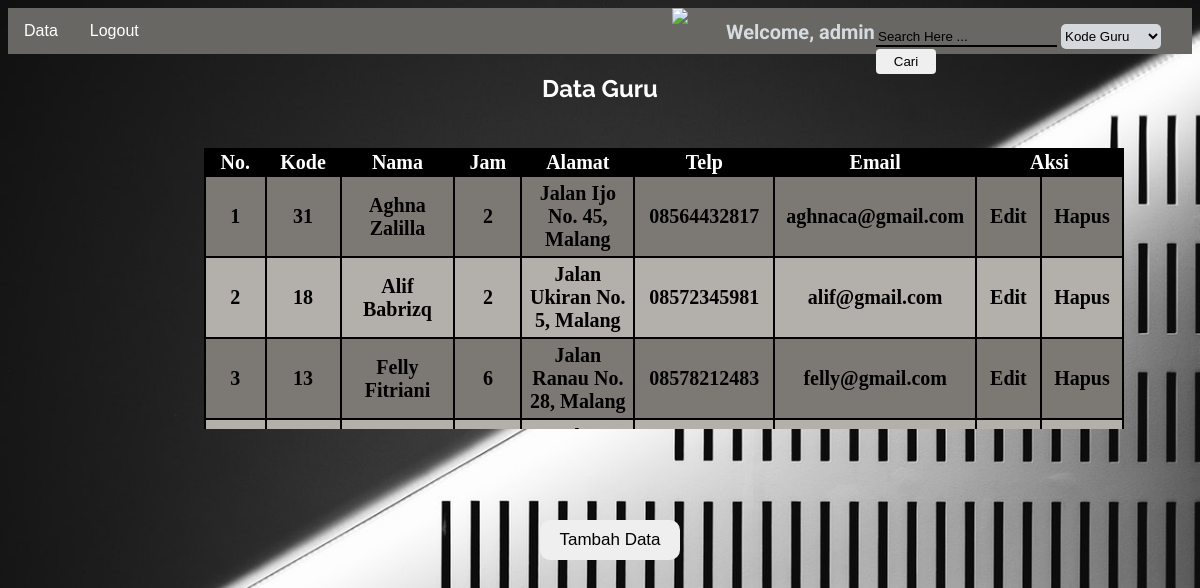
Page /guru/read.php (signed in) on the committed database.
### tables this page shows
CREATE TABLE `t_guru` (
  `kode_guru` int(3) NOT NULL,
  `nama_guru` varchar(100) DEFAULT NULL,
  `jumlah_jam` int(2) DEFAULT NULL,
  `alamat` text,
  `telp` varchar(15) DEFAULT NULL,
  `email` varchar(50) DEFAULT NULL
);

### guru/read.php (the view, shortened to what this page needs)
<?php
include '../connect.php';
$nama = $_SESSION['user'];
$query = "SELECT * FROM t_guru
          ORDER BY (nama_guru)";
$result = mysqli_query($connect,$query);
$num = mysqli_num_rows ($result);
 ?>
<!DOCTYPE html>
<html>
  <head>
    <link rel="stylesheet" href="../css/master.css?v=1.1">
  </head>
  <body>
    <div class="navbar">
      <img src="../img/logo sekolah.png">
        <div class="dropdown">
          <button class="dropbtn">Data
          </button>
  </div>
  <a href="../login/logout.php" name='logout'>Logout</a>
  <h3 class="head">Welcome, <?php echo $nama; ?></h3>
</div>
  <form action="search.php" method="get" class="search">
    <input class="cari" type="search" name="cari" placeholder="Search Here ...">
    <select name="kategori" class="caribox">
      <option value="kode_guru">Kode Guru</option>
    </select>
    <input class="sumbit" id="src" type="submit" value="Cari" onclick="return validasiCari()">
  </form>
  <div class="wrapper">
    <h2>Data Guru</h2>
    <table class="guru">
      <thead class="tguru">
      <tr>
        <th>No.</th>
        <th>Kode</th>
        <th>Nama</th>
        <th>Jam</th>
        <th>Alamat</th>
        <th>Telp</th>
        <th>Email</th>
        <th colspan="2">Aksi</th>
      </tr>
      </thead>
      <?php
      if ($num > 0) {
        $no = 1;
        while ($data = mysqli_fetch_assoc($result)) {
          echo "<tbody class='bguru'>";
          echo "<tr>";
          echo "<td>". $no . "</td>";
          echo "<td>" . $data['kode_guru'] . "</td>";
          echo "<td>" . $data['nama_guru'] . "</td>";
          echo "<td>" . $data['jumlah_jam']. "</td>";
          echo "<td>" . $data['alamat'] . "</td>";
          echo "<td>" . $data['telp'] . "</td>";
          echo "<td>" . $data['email'] . "</td>";
          echo "<td><a href ='form-update.php?kode_guru=" . $data['kode_guru'] . "' class='edit'>Edit </a></td>";
          echo "<td><a href = 'delete.php?kode_guru=".$data['kode_guru']."'onclick='return confirm(\" Apakah Anda yakin ingin menghapus data?\")'class='hapu'>Hapus</a></td>";
          echo "</tr>";
          echo "</tbody>";
          $no++;
        }
      }
      else {
        echo "<tr> <td colspan='7'> Tidak ada data </td></tr>";
      }
      ?>
    </table>
      <br>
      <form action="../guru/form-create.php" method="post">
        <input type="submit" name="tambah" value="Tambah Data" class="submetlol">
      </form>
      </div>
  </body>
</html>

### css/master.css (style rules this page uses)
.navbar { overflow: hidden; background-color: #696764; font-family: Arial; }
.navbar a { float: left; font-size: 16px; color: white; text-align: center; padding: 14px 16px; text-decoration: none; }
.dropdown { float: left; overflow: hidden; }
.dropdown .dropbtn { font-size: 16px; border: none; outline: none; color: white; padding: 14px 16px; background-color: inherit; font-family: inherit; margin: 0; }
body { background-image: url(../img/2.jpeg); background-size: cover; overflow: hidden; }
table, td, th { border-collapse: collapse; border: 2px solid black; font-size: 20px; }
th { width: 300px; background-color: black; color: white; }
tbody:nth-child(odd) { background-color: #B3AFAA ; }
tbody:nth-child(even) { background-color: #7C7975; }
td { padding: 5px; width: 200px; font-weight: bold; text-align: center; }
.guru { table-layout: fixed; display: block; border: none; position: absolute; left: 17%; top: 18.5%; overflow-y: scroll; text-align: center; height: 281px; width: 920px; }
h2 { text-align: center; color: white; font-family: 'Raleway', sans-serif; }
.head { color: #D6DBDF; font-family: 'Roboto', sans-serif; font-size: 20px; position: absolute; left: 60.5%; top: -0%; }
.search { position: absolute; top: 3%; left: 73%; }
.cari { background: transparent; border: none; color: white; outline: none; border-bottom: 2px solid black; }
select[name='kategori'] { border: none; width: 100px; height: 25px; }
.sumbit { border: none; width: 60px; height: 25px; }
input[name='cari']::placeholder { color: black; }
.submetlol { position: absolute; left: 45%; top: 65%; outline: none; width: 140px; height: 40px; border: none; font-size: 17px; border-radius: 10px; cursor: pointer; }
.sumbit { cursor: pointer; border: none; border-radius: 4px; outline: none; }
a { text-decoration: none; color: black; }
.caribox { border-radius: 5px; outline: none; background-color: #D5D8DC; }
img { height: 50px; position: absolute; left: 56%; top: 1%; }

### rows in the picture
t_guru: kode_guru "31", nama_guru "Aghna Zalilla", jumlah_jam "2", alamat "Jalan Ijo No. 45, Malang", telp "08564432817", email "aghnaca@gmail.com"
t_guru: kode_guru "18", nama_guru "Alif Babrizq", jumlah_jam "2", alamat "Jalan Ukiran No. 5, Malang", telp "08572345981", email "alif@gmail.com"
t_guru: kode_guru "13", nama_guru "Felly Fitriani", jumlah_jam "6", alamat "Jalan Ranau No. 28, Malang", telp "08578212483", email "felly@gmail.com"

### other values in the picture
$nama "admin"
